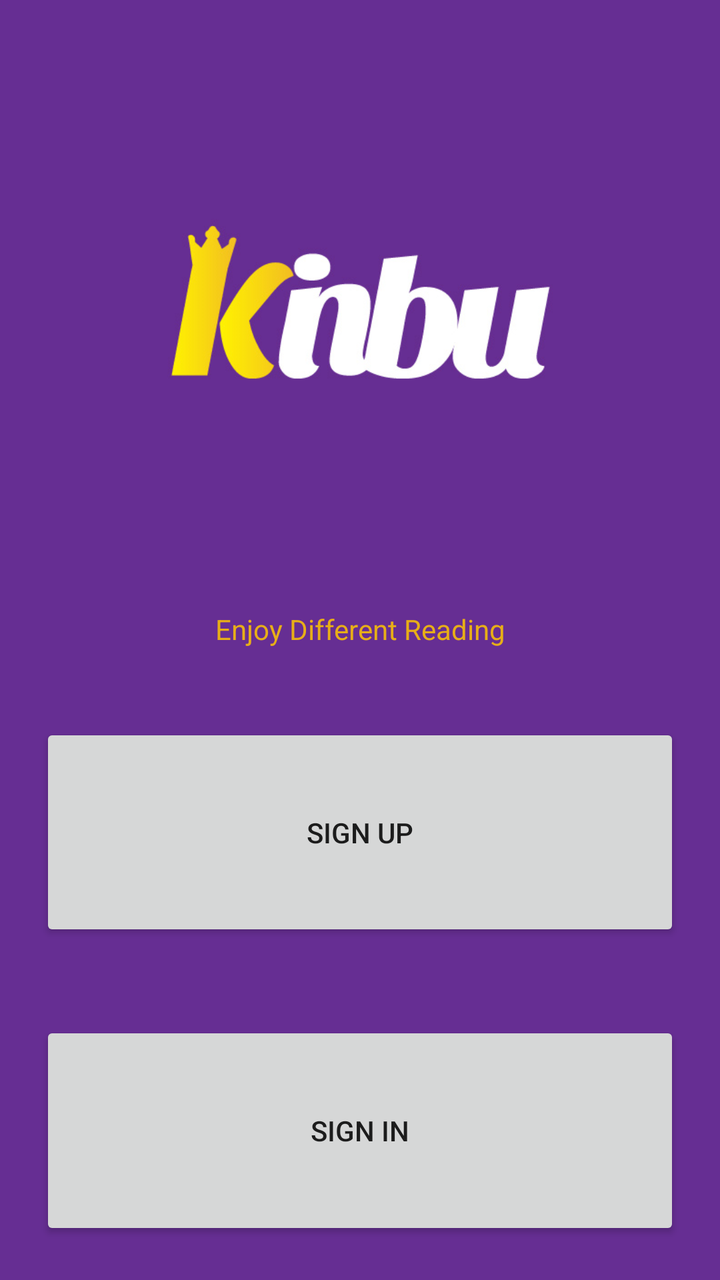
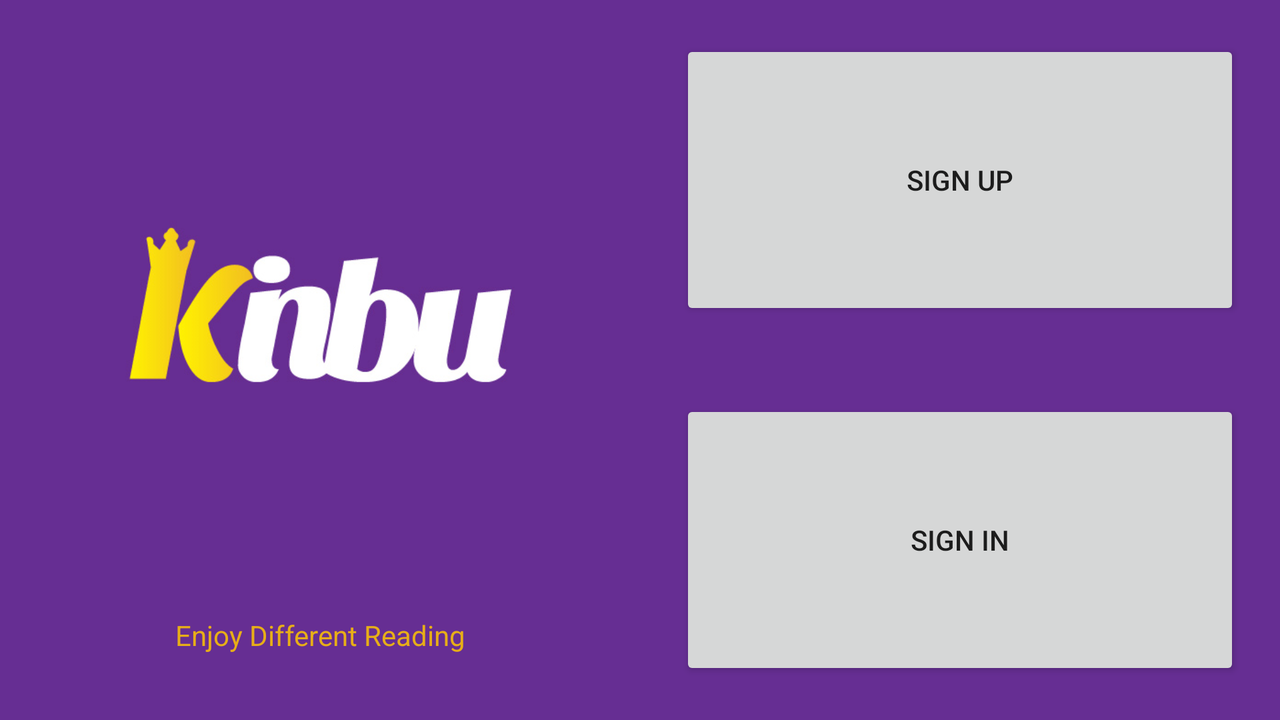

The same Android screen from two of the app's own layout files: first res/layout/ as a phone draws it, then the repository's variant for another configuration, drawn on a device whose configuration selects that folder. Both files follow.
<!-- AndroidManifest.xml: application theme KinbuTheme_transparentAB -->
<!-- res/layout/activity_main.xml -->
<LinearLayout xmlns:android="http://schemas.android.com/apk/res/android"
    xmlns:tools="http://schemas.android.com/tools"
    android:layout_width="match_parent"
    android:layout_height="match_parent"
    android:background="@color/purpura_kinbu"
    android:orientation="vertical"
    tools:context="co.kinbu.MainActivity">

    

    <ImageView
        android:layout_width="fill_parent"
        android:layout_height="0dp"
        android:layout_weight="5"
        android:layout_marginTop="15dp"
        android:layout_gravity="center_horizontal"
        android:src="@drawable/kinbu_logo"
        android:contentDescription="@string/logo_content_desc"/>


    <TextView
        android:id="@+id/app_slogan"
        android:layout_width="fill_parent"
        android:layout_height="0dp"
        android:layout_weight="1"
        android:layout_gravity="center"
        android:gravity="center"

        android:text="@string/app_slogan"
        android:textColor="@color/oro" />

    <Button
        android:id="@+id/sign_up_button"
        android:layout_width="fill_parent"
        android:layout_height="0dp"
        android:layout_gravity="center"
        android:layout_margin="20dp"
        android:layout_weight="2"
        android:onClick="startSignUp"
        android:text="@string/sign_up" />

    <Button
        android:id="@+id/sign_in_button"
        android:layout_width="fill_parent"
        android:layout_height="0dp"
        android:layout_gravity="center"
        android:layout_margin="20dp"
        android:layout_weight="2"
        android:onClick="startSignIn"
        android:text="@string/sign_in" />

</LinearLayout>
<!-- resources referenced by this layout -->
<resources>
  <color name="oro">#E7AE18</color>
  <color name="purpura_kinbu">#662e93</color>
  <!-- drawable kinbu_logo: jpg bitmap (drawable, 29822 bytes) -->
  <string name="app_slogan">Enjoy Different Reading</string>
  <string name="logo_content_desc">Kinbu Logo</string>
  <string name="sign_in">Sign in</string>
  <string name="sign_up">Sign up</string>
  <style name="KinbuTheme_transparentAB" parent="@style/Theme.AppCompat.Light.DarkActionBar">
  
          <item name="android:actionBarStyle" tools:targetApi="11">@style/KinbuAB_transparent</item>
          <item name="android:actionBarTabStyle" tools:targetApi="11">@style/KinbuABTabStyle_transparent</item>
          <item name="android:actionBarTabTextStyle" tools:targetApi="11">@style/KinbuABTabText</item>
          <item name="android:actionMenuTextColor" tools:targetApi="11">@color/oro</item>
  
          <item name="android:windowActionBar" tools:targetApi="11">false</item>
          <item name="android:windowNoTitle">true</item>
  
          
          
  
          
          <item name="actionBarStyle">@style/KinbuAB_transparent</item>
          <item name="actionBarTabStyle">@style/KinbuABTabStyle_transparent</item>
          <item name="actionBarTabTextStyle">@style/KinbuABTabText</item>
          <item name="actionMenuTextColor">@color/oro</item>
  
          <item name="windowActionBar">false</item>
  
          
      </style>
  <style name="KinbuAB_transparent" parent="@style/Widget.AppCompat.Light.ActionBar.Solid.Inverse">
  
          <item name="android:background">@color/purpura_azulado_transparente</item>
          <item name="android:titleTextStyle" tools:targetApi="11">@style/KinbuABTitleText</item>
  
          
          <item name="background">@color/purpura_azulado_transparente</item>
          <item name="titleTextStyle">@style/KinbuABTitleText</item>
      </style>
  <style name="KinbuABTabStyle_transparent" parent="@style/Widget.AppCompat.ActionBar.TabView">
          
          <item name="android:background">@color/purpura_azulado_transparente</item>
  
          
          <item name="background">@color/purpura_azulado_transparente</item>
      </style>
  <style name="KinbuABTabText" parent="@style/Widget.AppCompat.ActionBar.TabText">
          <item name="android:textColor">@color/oro</item>
          
      </style>
  <color name="purpura_azulado_transparente">#88612682</color>
  <style name="KinbuABTitleText" parent="@style/TextAppearance.AppCompat.Widget.ActionBar.Title">
          <item name="android:textColor">@color/oro</item>
          
      </style>
</resources>
<!-- res/layout-land/activity_main.xml (the repository's variant of the layout above) -->
<!-- drawn on the phone turned sideways -->
<LinearLayout xmlns:android="http://schemas.android.com/apk/res/android"
    xmlns:tools="http://schemas.android.com/tools"
    android:layout_width="match_parent"
    android:layout_height="match_parent"
    android:orientation="horizontal"
    android:baselineAligned="false"
    android:background="@color/purpura_kinbu"
    tools:context="co.kinbu.MainActivity">

    

    

    <LinearLayout
        android:layout_width="0dp"
        android:layout_height="match_parent"
        android:layout_weight="1"
        android:orientation="vertical">

        
        <ImageView
            android:src="@drawable/kinbu_logo"
            android:contentDescription="@string/logo_content_desc"
            android:layout_width="fill_parent"
            android:layout_height="0dp"
            android:layout_weight="5"
            android:layout_marginTop="15dp"
            android:layout_gravity="center_horizontal"/>


        <TextView
            android:id="@+id/app_slogan"
            android:layout_width="fill_parent"
            android:layout_height="0dp"
            android:layout_weight="1"
            android:layout_marginBottom="15dp"
            android:layout_gravity="center"
            android:gravity="center"

            android:text="@string/app_slogan"
            android:textColor="@color/oro" />

    </LinearLayout>
    
    <LinearLayout
        android:layout_width="0dp"
        android:layout_height="match_parent"
        android:layout_weight="1"
        android:orientation="vertical">

        <Button
            android:id="@+id/sign_up_button"
            android:layout_width="fill_parent"
            android:layout_height="0dp"
            android:layout_gravity="center"
            android:layout_margin="20dp"
            android:layout_weight="1"
            android:onClick="startSignUp"
            android:text="@string/sign_up" />

        <Button
            android:id="@+id/sign_in_button"
            android:layout_width="fill_parent"
            android:layout_height="0dp"
            android:layout_gravity="center"
            android:layout_margin="20dp"
            android:layout_weight="1"
            android:onClick="startSignIn"
            android:text="@string/sign_in" />

    </LinearLayout>
</LinearLayout>
